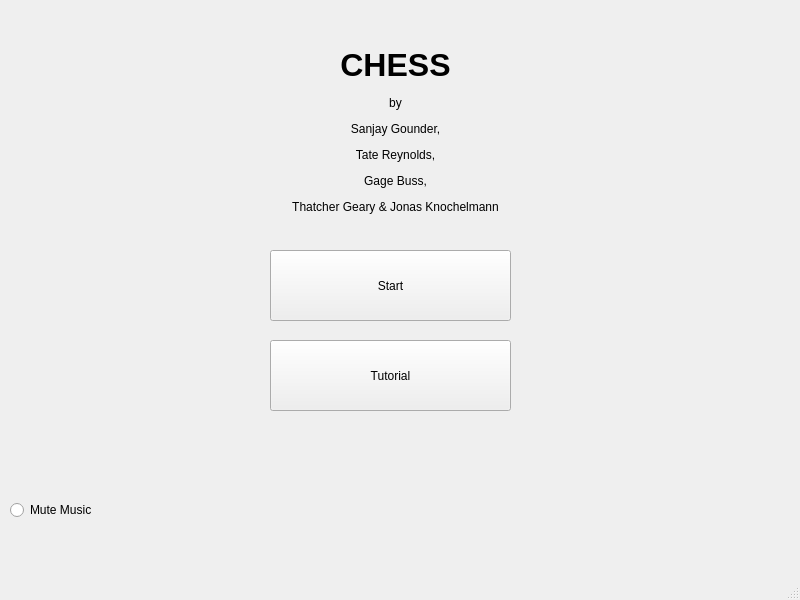
<?xml version="1.0" encoding="UTF-8"?>
<ui version="4.0">
 <class>MainWindow</class>
 <widget class="QMainWindow" name="MainWindow">
  <property name="geometry">
   <rect>
    <x>0</x>
    <y>0</y>
    <width>800</width>
    <height>600</height>
   </rect>
  </property>
  <property name="windowTitle">
   <string>MainWindow</string>
  </property>
  <widget class="QWidget" name="centralwidget">
   <widget class="QPushButton" name="startButton">
    <property name="geometry">
     <rect>
      <x>270</x>
      <y>250</y>
      <width>241</width>
      <height>71</height>
     </rect>
    </property>
    <property name="text">
     <string>Start</string>
    </property>
   </widget>
   <widget class="QLabel" name="gameLabel">
    <property name="geometry">
     <rect>
      <x>230</x>
      <y>30</y>
      <width>331</width>
      <height>201</height>
     </rect>
    </property>
    <property name="text">
     <string>&lt;html&gt;&lt;head/&gt;&lt;body&gt;&lt;p align=&quot;center&quot;&gt;&lt;span style=&quot; font-size:24pt; font-weight:700;&quot;&gt;CHESS&lt;/span&gt;&lt;/p&gt;&lt;p align=&quot;center&quot;&gt;by&lt;/p&gt;&lt;p align=&quot;center&quot;&gt;Sanjay Gounder,&lt;/p&gt;&lt;p align=&quot;center&quot;&gt;Tate Reynolds,&lt;/p&gt;&lt;p align=&quot;center&quot;&gt;Gage Buss,&lt;/p&gt;&lt;p align=&quot;center&quot;&gt;Thatcher Geary &amp;amp; Jonas Knochelmann&lt;/p&gt;&lt;/body&gt;&lt;/html&gt;</string>
    </property>
   </widget>
   <widget class="QPushButton" name="tutorialButton">
    <property name="geometry">
     <rect>
      <x>270</x>
      <y>340</y>
      <width>241</width>
      <height>71</height>
     </rect>
    </property>
    <property name="text">
     <string>Tutorial</string>
    </property>
   </widget>
   <widget class="QRadioButton" name="muteButton">
    <property name="geometry">
     <rect>
      <x>10</x>
      <y>500</y>
      <width>91</width>
      <height>20</height>
     </rect>
    </property>
    <property name="text">
     <string>Mute Music</string>
    </property>
   </widget>
  </widget>
  <widget class="QMenuBar" name="menubar">
   <property name="geometry">
    <rect>
     <x>0</x>
     <y>0</y>
     <width>800</width>
     <height>24</height>
    </rect>
   </property>
  </widget>
  <widget class="QStatusBar" name="statusbar"/>
 </widget>
 <resources/>
 <connections/>
</ui>
